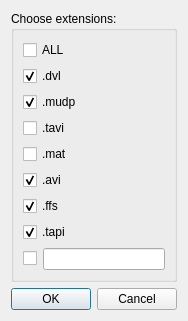
<?xml version="1.0" encoding="UTF-8"?>
<ui version="4.0">
 <class>Dialog</class>
 <widget class="QDialog" name="Dialog">
  <property name="windowModality">
   <enum>Qt::WindowModal</enum>
  </property>
  <property name="geometry">
   <rect>
    <x>0</x>
    <y>0</y>
    <width>176</width>
    <height>288</height>
   </rect>
  </property>
  <property name="windowTitle">
   <string>File Extensions</string>
  </property>
  <layout class="QVBoxLayout" name="verticalLayout" stretch="1,0">
   <item>
    <widget class="QGroupBox" name="groupBox">
     <property name="title">
      <string>Choose extensions:</string>
     </property>
     <layout class="QVBoxLayout" name="verticalLayout_2" stretch="0,0,0,0,0,0,0,0,0">
      <item>
       <widget class="QCheckBox" name="checkBox_ALL">
        <property name="text">
         <string>ALL</string>
        </property>
       </widget>
      </item>
      <item>
       <widget class="QCheckBox" name="checkBox_1">
        <property name="text">
         <string>.dvl</string>
        </property>
        <property name="checked">
         <bool>true</bool>
        </property>
       </widget>
      </item>
      <item>
       <widget class="QCheckBox" name="checkBox_2">
        <property name="text">
         <string>.mudp</string>
        </property>
        <property name="checked">
         <bool>true</bool>
        </property>
       </widget>
      </item>
      <item>
       <widget class="QCheckBox" name="checkBox_3">
        <property name="text">
         <string>.tavi</string>
        </property>
        <property name="checked">
         <bool>false</bool>
        </property>
       </widget>
      </item>
      <item>
       <widget class="QCheckBox" name="checkBox_4">
        <property name="text">
         <string>.mat</string>
        </property>
       </widget>
      </item>
      <item>
       <widget class="QCheckBox" name="checkBox_5">
        <property name="text">
         <string>.avi</string>
        </property>
        <property name="checked">
         <bool>true</bool>
        </property>
       </widget>
      </item>
      <item>
       <widget class="QCheckBox" name="checkBox_6">
        <property name="text">
         <string>.ffs</string>
        </property>
        <property name="checked">
         <bool>true</bool>
        </property>
       </widget>
      </item>
      <item>
       <widget class="QCheckBox" name="checkBox_7">
        <property name="text">
         <string>.tapi</string>
        </property>
        <property name="checked">
         <bool>true</bool>
        </property>
       </widget>
      </item>
      <item>
       <layout class="QHBoxLayout" name="horizontalLayout_2">
        <item>
         <widget class="QCheckBox" name="checkBox_8">
          <property name="text">
           <string/>
          </property>
         </widget>
        </item>
        <item>
         <widget class="QLineEdit" name="lineEdit"/>
        </item>
       </layout>
      </item>
     </layout>
    </widget>
   </item>
   <item>
    <layout class="QHBoxLayout" name="horizontalLayout" stretch="0,0">
     <item>
      <widget class="QPushButton" name="acceptBtn">
       <property name="text">
        <string>OK</string>
       </property>
      </widget>
     </item>
     <item>
      <widget class="QPushButton" name="rejectBtn">
       <property name="text">
        <string>Cancel</string>
       </property>
      </widget>
     </item>
    </layout>
   </item>
  </layout>
 </widget>
 <resources/>
 <connections/>
</ui>
